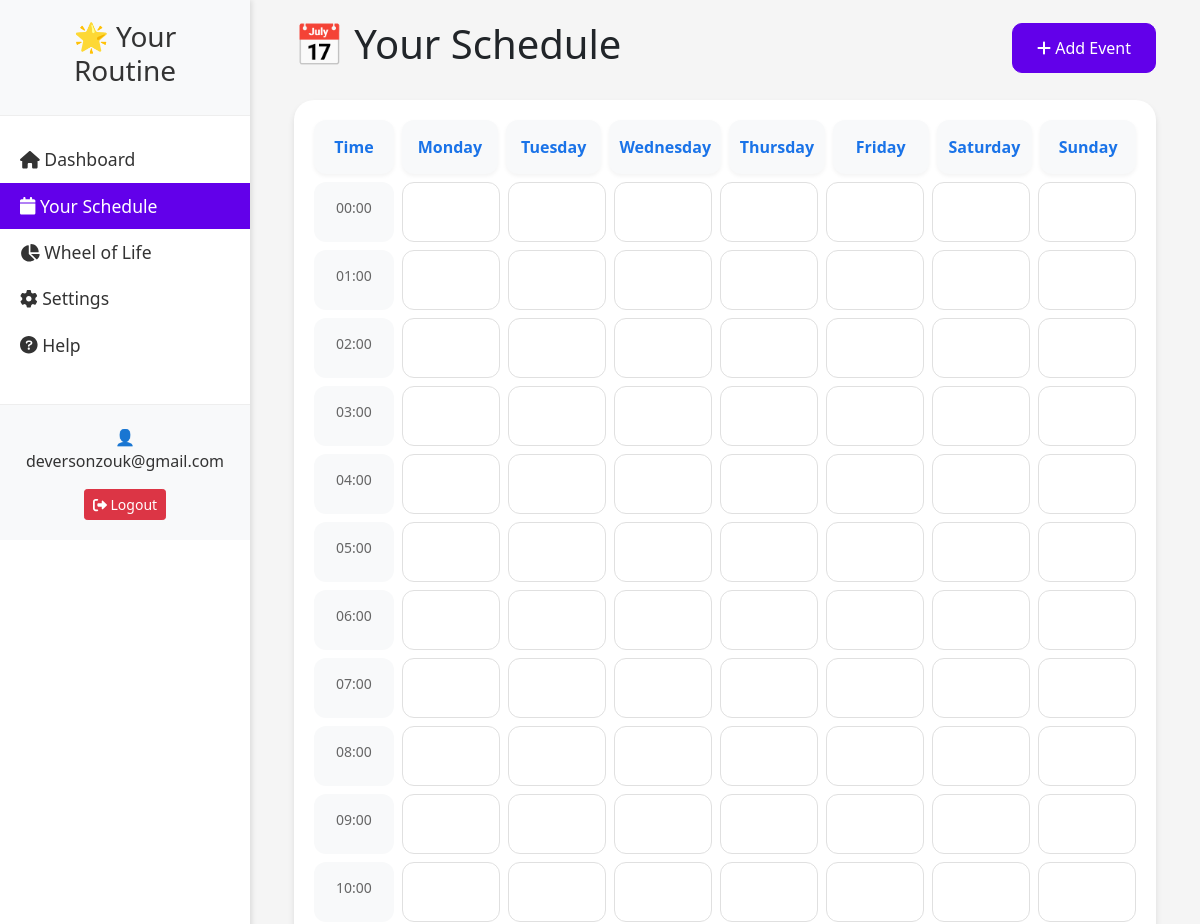
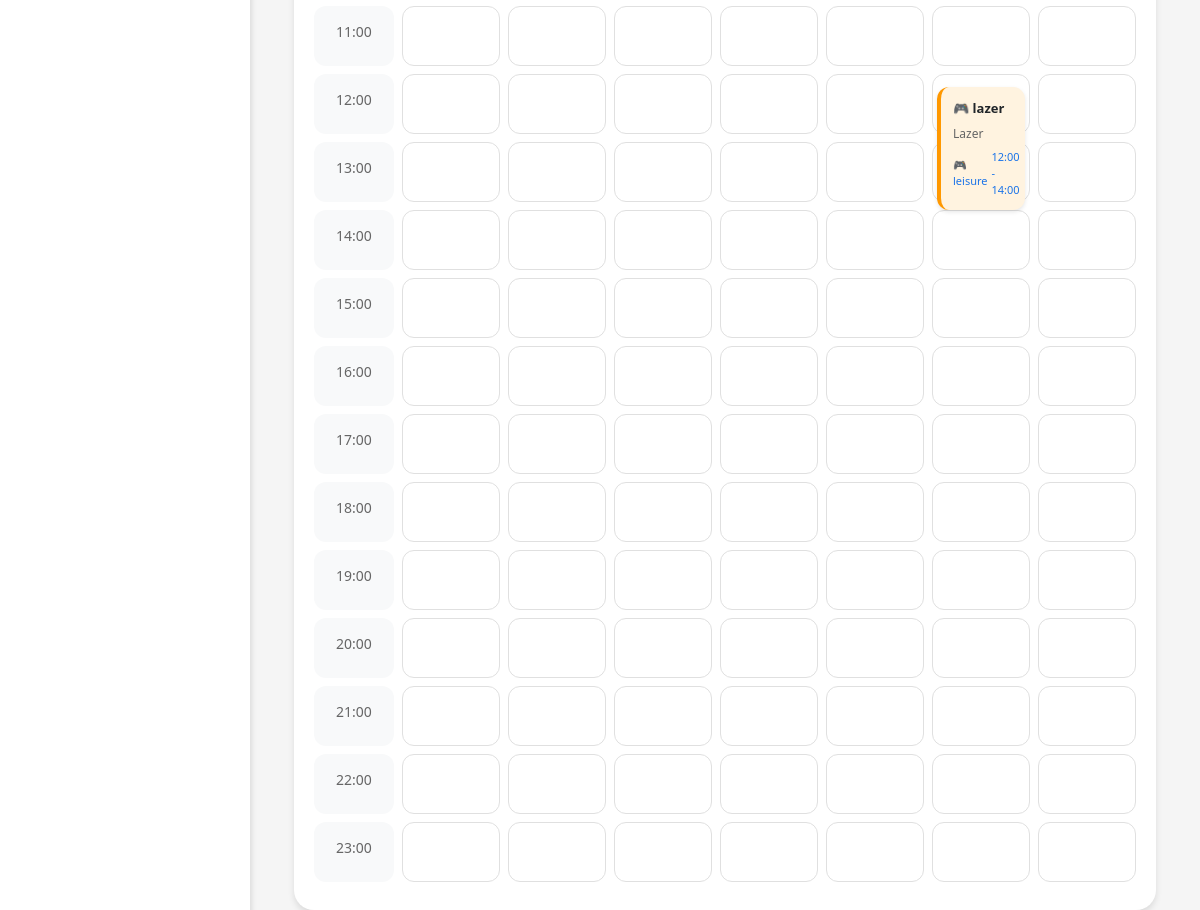
Page /routine (signed in) on the committed database (2 pictures, top to bottom).
### app.py (models this page shows)
class User(db.Model):
    id = db.Column(db.Integer, primary_key=True)
    username = db.Column(db.String(80), unique=True, nullable=False)
    password = db.Column(db.String(120), nullable=False)
    language = db.Column(db.String(2), default='pt')
    created_at = db.Column(db.DateTime, default=datetime.utcnow)
    activities = db.relationship('Activity', backref='user', lazy=True)
    assessments = db.relationship('Assessment', backref='user', lazy=True)

class Activity(db.Model):
    id = db.Column(db.Integer, primary_key=True)
    user_id = db.Column(db.Integer, db.ForeignKey('user.id'), nullable=False)
    category = db.Column(db.String(50), nullable=False)
    title = db.Column(db.String(100), nullable=False)
    description = db.Column(db.Text)
    start_time = db.Column(db.String(5), nullable=False)
    end_time = db.Column(db.String(5), nullable=False)
    day = db.Column(db.String(20), nullable=False)
    created_at = db.Column(db.DateTime, default=datetime.utcnow)

### app.py (the view)
@app.route('/routine')
def routine():
    if 'logged_in' not in session or not session['logged_in']:
        return redirect(url_for('index'))
    user = User.query.get(session['user_id'])
    activities = Activity.query.filter_by(user_id=user.id).all()
    for activity in activities:
        activity.category_colors = CATEGORY_COLORS.get(activity.category, {})
    return render_template('routine.html',
                         activities=activities,
                         category_colors=CATEGORY_COLORS,
                         get_text=get_text)

### app.py (called while the page is built)
def get_text(key):
    lang = session.get('language', 'pt')
    return TRANSLATIONS[lang].get(key, TRANSLATIONS['en'][key])

### templates/routine.html (shortened to what this page needs)
{% extends "base.html" %}
{% block content %}
<div class="container-fluid">
    <div class="d-flex justify-content-between align-items-center mb-4">
        <h1>📅 {{ get_text('your_routine') }}</h1>
        <button type="button" class="btn btn-primary" id="addEventBtn">
            <i class="fas fa-plus"></i> {{ get_text('add_event') }}
        </button>
    </div>
    <div class="schedule-container">
        <div class="schedule-header">
            <div class="header-cell">{{ get_text('time') }}</div>
            {% for day in ['monday', 'tuesday', 'wednesday', 'thursday', 'friday', 'saturday', 'sunday'] %}
            <div class="header-cell">{{ get_text(day) }}</div>
            {% endfor %}
        </div>
        {% for hour in range(24) %}
        <div class="schedule-row">
            <div class="time-cell">{{ "%02d:00"|format(hour) }}</div>
            {% for day in ['monday', 'tuesday', 'wednesday', 'thursday', 'friday', 'saturday', 'sunday'] %}
            <div class="day-cell" data-hour="{{ "%02d:00"|format(hour) }}" data-day="{{ day }}">
                {% for activity in activities if activity.start_time == "%02d:00"|format(hour) and activity.day == day %}
                <div class="activity-card {{ activity.category }}"
                     data-activity-id="{{ activity.id }}">
                    <div class="card-title">
                        {{ activity.category_colors.icon }} {{ activity.title }}
                    </div>
                    <div class="card-description">{{ activity.description }}</div>
                    <div class="card-category">
                        {{ activity.category_colors.icon }} {{ activity.category }}
                        <span class="time-range">{{ activity.start_time }} - {{ activity.end_time }}</span>
                    </div>
                </div>
                {% endfor %}
            </div>
            {% endfor %}
        </div>
        {% endfor %}
    </div>
</div>
{% endblock %}

### templates/base.html (shortened to what this page needs)
<!DOCTYPE html>
<html lang="{{ session.get('language', 'pt') }}">
<head>
    <link href="https://cdn.jsdelivr.net/npm/bootstrap@5.1.3/dist/css/bootstrap.min.css" rel="stylesheet">
    <link rel="stylesheet" href="{{ url_for('static', filename='css/style.css') }}">
</head>
<body>
    {% if session.get('logged_in') %}
    <div class="wrapper">
        <nav id="sidebar" class="sidebar">
            <div class="sidebar-header">
                <h3>🌟 Your Routine</h3>
            </div>
            <ul class="list-unstyled components">
                <li class="{{ 'active' if request.endpoint == 'dashboard' }}">
                    <a href="{{ url_for('dashboard') }}">
                        <i class="fas fa-home"></i> {{ get_text('dashboard') }}
                    </a>
                </li>
                <li class="{{ 'active' if request.endpoint == 'routine' }}">
                    <a href="{{ url_for('routine') }}">
                        <i class="fas fa-calendar"></i> {{ get_text('your_routine') }}
                    </a>
                </li>
                <li class="{{ 'active' if request.endpoint == 'wheel_of_life' }}">
                    <a href="{{ url_for('wheel_of_life') }}">
                        <i class="fas fa-chart-pie"></i> {{ get_text('wheel_of_life') }}
                    </a>
                </li>
                <li class="{{ 'active' if request.endpoint == 'settings' }}">
                    <a href="{{ url_for('settings') }}">
                        <i class="fas fa-cog"></i> {{ get_text('settings') }}
                    </a>
                </li>
                <li class="{{ 'active' if request.endpoint == 'help' }}">
                    <a href="{{ url_for('help') }}">
                        <i class="fas fa-question-circle"></i> {{ get_text('help') }}
                    </a>
                </li>
            </ul>
            <div class="user-info">
                <p>👤 {{ session.get('username') }}</p>
                <form action="{{ url_for('logout') }}" method="post" class="d-inline">
                    <button type="submit" class="btn btn-danger btn-sm">
                        <i class="fas fa-sign-out-alt"></i> {{ get_text('logout') }}
                    </button>
                </form>
            </div>
        </nav>
        <div id="content">
            <div class="container-fluid">
                {% block content %}{% endblock %}
            </div>
        </div>
    </div>
    {% else %}
        {% block auth_content %}{% endblock %}
    {% endif %}
</body>
</html>

### static/css/style.css (style rules this page uses)
body { font-family: 'Segoe UI', Tahoma, Geneva, Verdana, sans-serif; background-color: #f5f5f5; }
.wrapper { display: flex; width: 100%; align-items: stretch; }
.sidebar { min-width: 250px; max-width: 250px; background: white; color: #333; transition: all 0.3s; box-shadow: 2px 0 5px rgba(0,0,0,0.1); }
.sidebar .sidebar-header { padding: 20px; background: #f8f9fa; text-align: center; border-bottom: 1px solid #eee; }
.sidebar ul.components { padding: 20px 0; }
.sidebar ul li a { padding: 10px 20px; font-size: 1.1em; display: block; color: #333; text-decoration: none; transition: all 0.3s; }
.sidebar ul li.active > a { background: #6200EA; color: white; }
.user-info { padding: 20px; background: #f8f9fa; border-top: 1px solid #eee; text-align: center; }
#content { width: 100%; padding: 20px; min-height: 100vh; transition: all 0.3s; }
.schedule-container { background: white; border-radius: 20px; box-shadow: 0 4px 6px rgba(0,0,0,0.1); padding: 20px; margin: 20px 0; }
.schedule-header { display: grid; grid-template-columns: 80px repeat(7, 1fr); gap: 8px; margin-bottom: 8px; }
.header-cell { background: #f8f9fa; padding: 15px 10px; text-align: center; border-radius: 12px; font-weight: 600; color: #1a73e8; box-shadow: 0 2px 4px rgba(0,0,0,0.05); }
.schedule-row { display: grid; grid-template-columns: 80px repeat(7, 1fr); gap: 8px; margin-bottom: 8px; height: 60px; }
.time-cell { background: #f8f9fa; padding: 15px 10px; text-align: center; border-radius: 12px; font-size: 14px; color: #666; }
.day-cell { background: #ffffff; min-height: 60px; border-radius: 12px; padding: 8px; border: 1px solid #e0e0e0; position: relative; }
.activity-card { position: absolute; left: 0; right: 0; margin: 4px; padding: 12px; border-radius: 12px; font-size: 13px; box-shadow: 0 2px 4px rgba(0,0,0,0.1); transition: all 0.3s ease; cursor: pointer; z-index: 10; }
.activity-card.leisure { background-color: #FFF3E0; border-left: 4px solid #FF9800; }
.card-title { font-weight: 600; margin-bottom: 6px; display: flex; align-items: center; gap: 6px; }
.card-description { font-size: 12px; margin-bottom: 6px; color: #666; }
.card-category { font-size: 11px; font-weight: 500; color: #1a73e8; display: flex; align-items: center; gap: 4px; }
.time-range { margin-left: auto; }
.btn-primary { background-color: #6200EA; border-color: #6200EA; border-radius: 10px; padding: 0.75rem 1.5rem; font-weight: 500; transition: all 0.3s ease; }

### rows in the picture
User: get "deversonzouk@gmail.com"
Activity: category_colors.icon "🎮", title "lazer", description "Lazer", category "leisure", start_time "12:00", end_time "14:00"

### other values in the picture
{{ get_text('dashboard') }} "Dashboard"
{{ get_text('your_routine') }} "Your Schedule"
{{ get_text('wheel_of_life') }} "Wheel of Life"
{{ get_text('settings') }} "Settings"
{{ get_text('help') }} "Help"
{{ get_text('logout') }} "Logout"
{{ get_text('add_event') }} "Add Event"
{{ get_text('time') }} "Time"
{{ get_text(day) }} "Monday" "Tuesday" "Wednesday" "Thursday" "Friday" "Saturday" "Sunday"
{{ "%02d:00"|format(hour) }} "00:00" "01:00" "02:00" "03:00" "04:00" "05:00" "06:00" "07:00" "08:00" "09:00" "10:00" "11:00" "12:00" "13:00" "14:00" "15:00" "16:00" "17:00" "18:00" "19:00" "20:00" "21:00" "22:00" "23:00"
